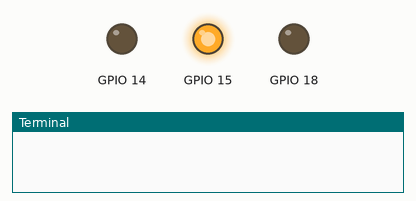
This program was run on a simulated Raspberry Pi (BCM pin numbers). On the bench: output pins drawn as LEDs (lit = HIGH), the last lines printed to the terminal. Web requests get an empty 200 reply after 0.4 s. At 0.4 s the program stops and its outputs stay as they are.

Above: at 0.1 s.
At 0.5 s:
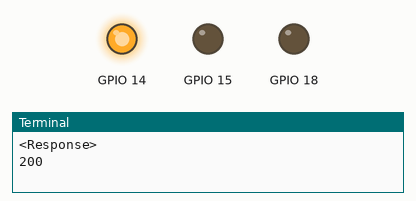
Timing chart, 0 to 1.9 s (numbered marks = the images above):
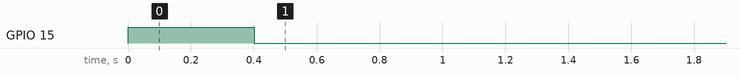

The program:

http-test.py
```python
from signal import pause
import requests
import gpiozero as gpio

green = gpio.LED("BOARD8")
yellow = gpio.LED("BOARD10")
red = gpio.LED("BOARD12")

green.off()
red.off()

yellow.on()

response = requests.get("http://www.google.com")

yellow.off()

print(response)
print(response.status_code)

if response.status_code == 200:
    green.on()
else:
    red.on()

pause()
```
